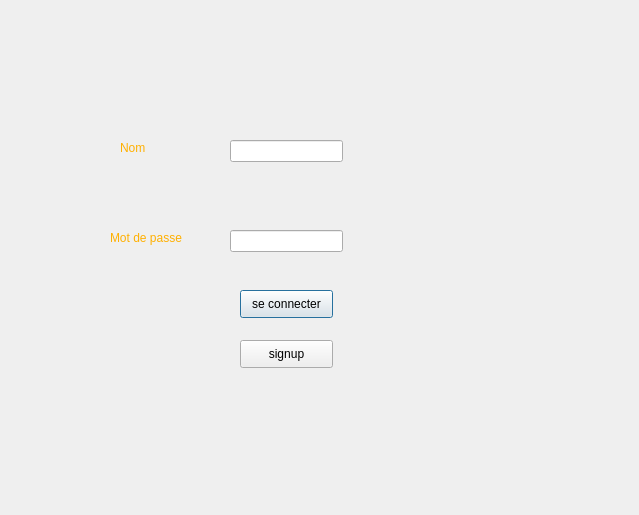
<?xml version="1.0" encoding="UTF-8"?>
<ui version="4.0">
 <class>login</class>
 <widget class="QDialog" name="login">
  <property name="geometry">
   <rect>
    <x>0</x>
    <y>0</y>
    <width>639</width>
    <height>515</height>
   </rect>
  </property>
  <property name="windowTitle">
   <string>Dialog</string>
  </property>
  <widget class="QPushButton" name="pb_seconnecter">
   <property name="geometry">
    <rect>
     <x>240</x>
     <y>290</y>
     <width>93</width>
     <height>28</height>
    </rect>
   </property>
   <property name="text">
    <string>se connecter</string>
   </property>
  </widget>
  <widget class="QLineEdit" name="nom">
   <property name="geometry">
    <rect>
     <x>230</x>
     <y>140</y>
     <width>113</width>
     <height>22</height>
    </rect>
   </property>
  </widget>
  <widget class="QLineEdit" name="password">
   <property name="geometry">
    <rect>
     <x>230</x>
     <y>230</y>
     <width>113</width>
     <height>22</height>
    </rect>
   </property>
  </widget>
  <widget class="QLabel" name="label">
   <property name="geometry">
    <rect>
     <x>120</x>
     <y>140</y>
     <width>81</width>
     <height>16</height>
    </rect>
   </property>
   <property name="styleSheet">
    <string notr="true">QLabel {
   color:#ffb001;
}</string>
   </property>
   <property name="text">
    <string>Nom</string>
   </property>
  </widget>
  <widget class="QLabel" name="label_2">
   <property name="geometry">
    <rect>
     <x>110</x>
     <y>230</y>
     <width>91</width>
     <height>16</height>
    </rect>
   </property>
   <property name="styleSheet">
    <string notr="true">QLabel {
   color:#ffb001;
}</string>
   </property>
   <property name="text">
    <string>Mot de passe</string>
   </property>
  </widget>
  <widget class="QPushButton" name="pushButton">
   <property name="geometry">
    <rect>
     <x>240</x>
     <y>340</y>
     <width>93</width>
     <height>28</height>
    </rect>
   </property>
   <property name="text">
    <string>signup</string>
   </property>
  </widget>
  <widget class="QLabel" name="label_3">
   <property name="geometry">
    <rect>
     <x>0</x>
     <y>-5</y>
     <width>651</width>
     <height>541</height>
    </rect>
   </property>
   <property name="text">
    <string/>
   </property>
   <property name="pixmap">
    <pixmap resource="Resource.qrc">:/img/login.png</pixmap>
   </property>
   <property name="scaledContents">
    <bool>true</bool>
   </property>
  </widget>
  <zorder>label_3</zorder>
  <zorder>pb_seconnecter</zorder>
  <zorder>nom</zorder>
  <zorder>password</zorder>
  <zorder>label</zorder>
  <zorder>label_2</zorder>
  <zorder>pushButton</zorder>
 </widget>
 <resources>
  <include location="Resource.qrc"/>
 </resources>
 <connections/>
</ui>
